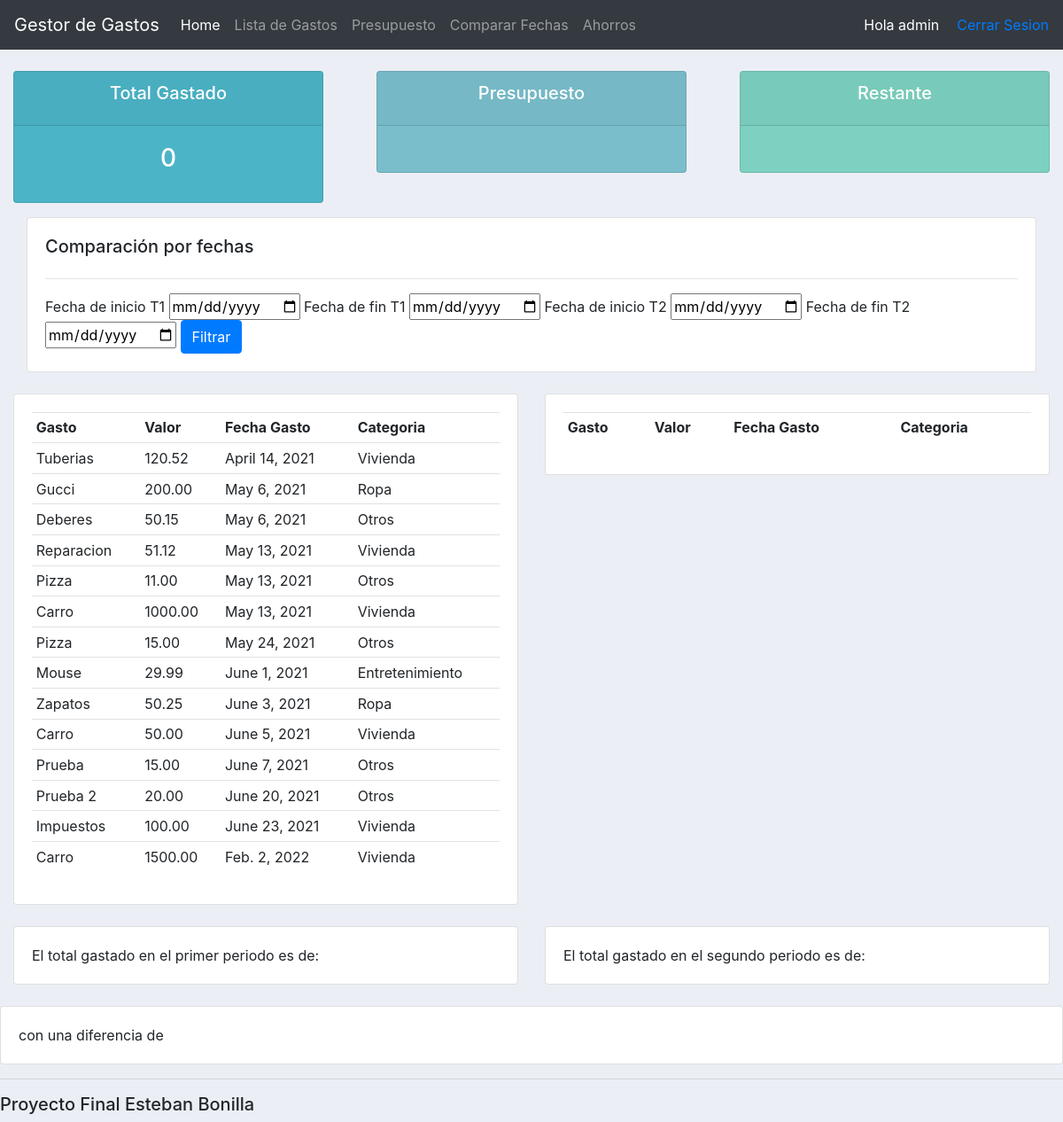
The app's page /comparar/ (signed in), older data.
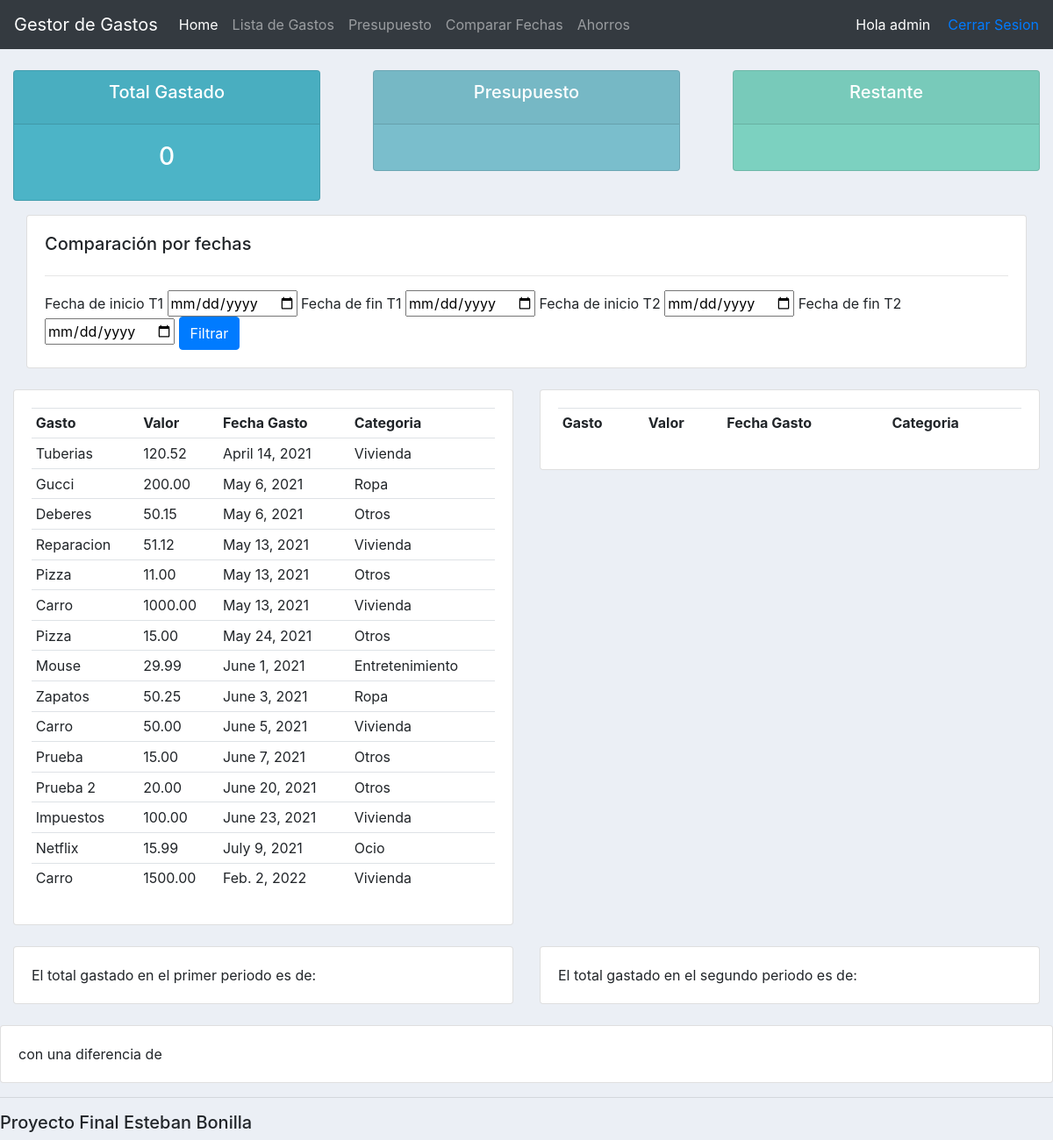
The same page, newer data.
### accounts/models.py (models this page shows, shortened)
class Gasto(models.Model):
    nombre_gasto = models.CharField(max_length=200, null=True)
    valor_gasto = models.DecimalField(max_digits=8, decimal_places=2,validators=[MinValueValidator(0.01)] ,null=True)
    fecha_gasto = models.DateField(auto_now_add=False, null= True)
    categoria = models.ForeignKey(Categoria,null=True, on_delete=models.SET_NULL)

class Categoria(models.Model):
    nombre_categoria = models.CharField(max_length= 50,  null= True)
    def __str__(self):
        return self.nombre_categoria

### accounts/views.py (the view, shortened to what this page needs)
# urls.py: path('comparar/', views.comparar, name='comparar'),
@login_required(login_url='login')
def comparar(request):
    form = Fecha()
    actualMonth = datetime.date.today()
    g = Gasto.objects.filter(fecha_gasto__month=actualMonth.month, fecha_gasto__year=actualMonth.year).order_by('fecha_gasto')
    total = sum(g.values_list('valor_gasto', flat=True))
    if request.method == "GET":
        gastos = Gasto.objects.all().order_by('fecha_gasto')
        context = {'form': form, 'gastos': gastos,'total':total}
        return render(request, 'accounts/comparar.html', context)

### accounts/forms.py
class Fecha(forms.Form):
    inicio =  forms.DateField(required=True, label='FechaInicio', widget=DateInput)
    fin =  forms.DateField(required=True, label='FechaInicio', widget=DateInput)
    inicio2 =  forms.DateField(required=True, label='FechaInicio2', widget=DateInput)
    fin2 =  forms.DateField(required=True, label='FechaInicio2', widget=DateInput)

### accounts/templates/accounts/comparar.html (shortened to what this page needs)
{%  extends 'accounts/main.html' %}
{% block content %}
	<div class="col-md">
		<div class="card card-body">
			<h5>Comparación por fechas</h5>
			<hr>
			<form method="POST">
                <span> Fecha de inicio T1 </span>{{form.inicio}}
                <span> Fecha de fin T1</span> {{form.fin}}
                <span> Fecha de inicio T2 </span>{{form.inicio2}}
                <span> Fecha de fin T2</span> {{form.fin2}}
            <button class="btn btn-primary" type="submit">Filtrar</button>
            </form>
		</div>
	</div>
<br>
<div class="row">
	<div class="col-md">
		<div class="card card-body">
			<table class="table table-sm">
				<tr>
					<th>Gasto</th>
					<th>Valor</th>
					<th>Fecha Gasto</th>
					<th>Categoria</th>
				</tr>
                    {% for i in gastos %}
						<tr>
							<td>{{i.nombre_gasto}}</td>
							<td>{{i.valor_gasto}}</td>
							<td>{{i.fecha_gasto}}</td>
						    <td>{{i.categoria}}</td>
						</tr>
					{% endfor %}
			</table>
		</div>
	</div>
	<div class="col-md">
		<div class="card card-body">
			<table class="table table-sm">
				<tr>
					<th>Gasto</th>
					<th>Valor</th>
					<th>Fecha Gasto</th>
					<th>Categoria</th>
				</tr>
			</table>
		</div>
	</div>
</div>
<br>
<div class="row">
	<div class="col-md">
		<div class="card card-body">
			<span>El total gastado en el primer periodo es de: {{suma1}}</span>
		</div>
	</div>
	<div class="col-md">
		<div class="card card-body">
			<span>El total gastado en el segundo periodo es de: {{suma2}}</span>
		</div>
	</div>
</div>
<br>
<div class="row">
	<div class="card card-body">
		<span>{{mensaj}} con una diferencia de {{diferencia}}</span>
	</div>
</div>
{% endblock %}

Row changes from the older to the newer data that the page shows:
added Gasto: nombre_gasto "Netflix", valor_gasto "15.99", fecha_gasto "July 9, 2021", categoria "Ocio"
